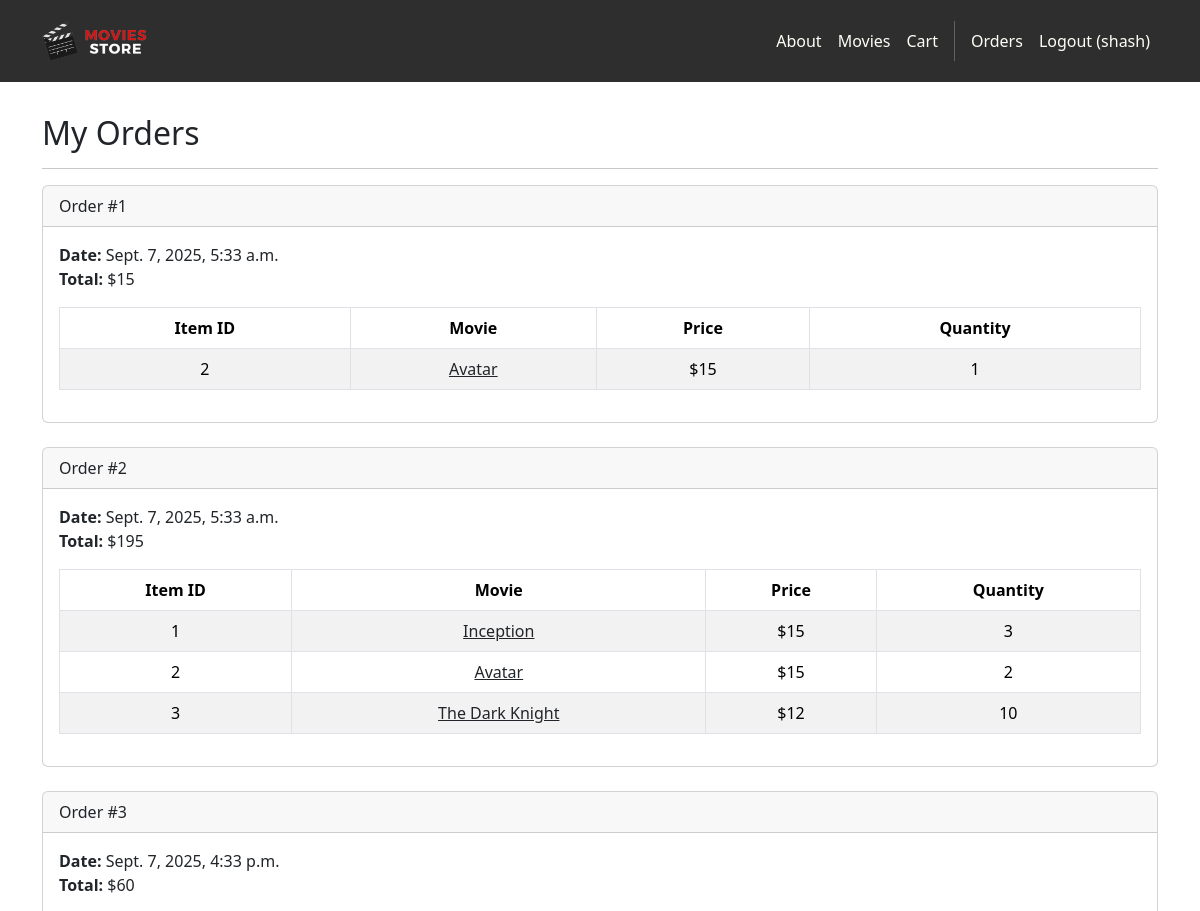
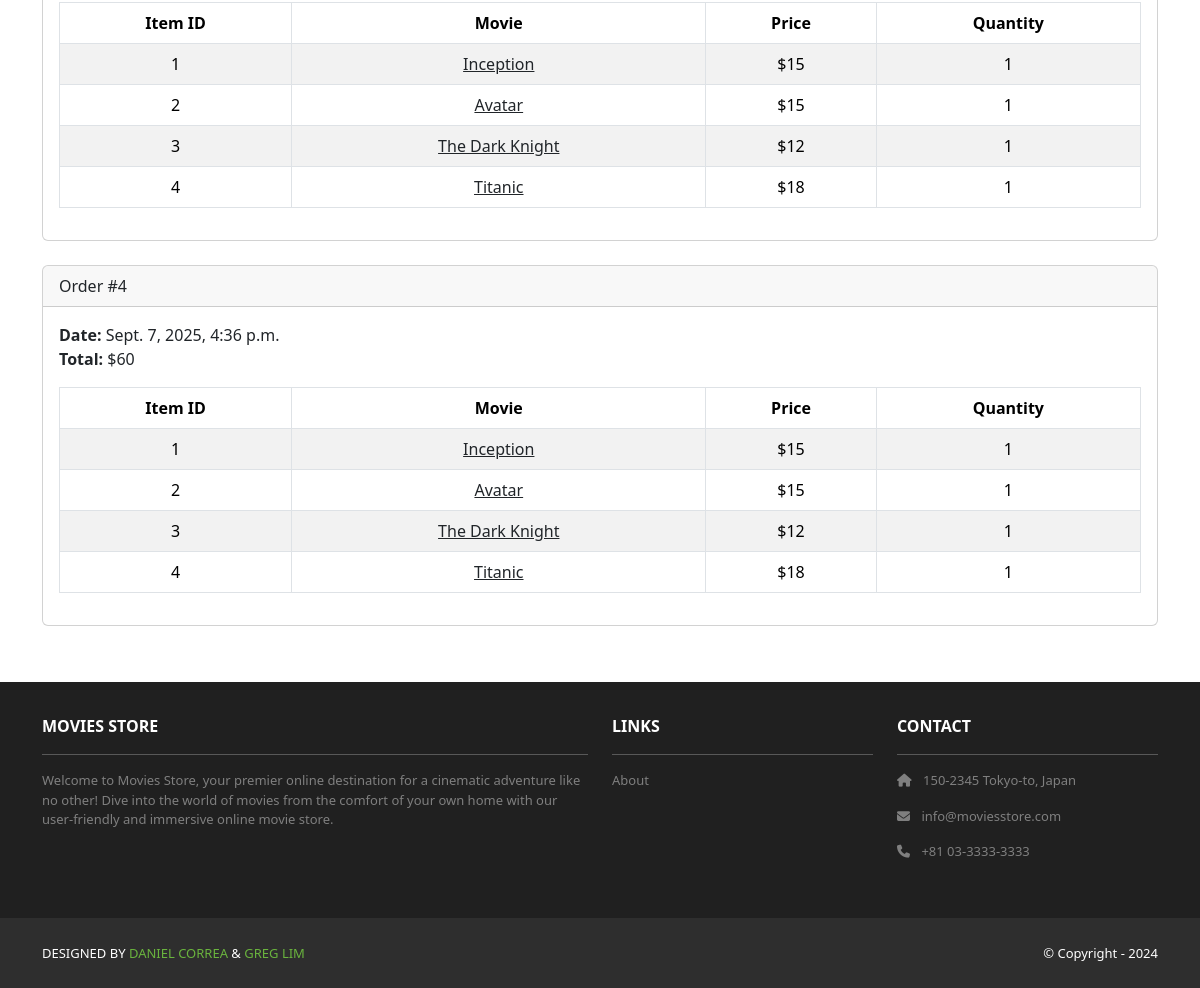
Page /accounts/orders/ (signed in) on the committed database (2 pictures, top to bottom).
### cart/models.py (models this page shows, shortened)
class Order(models.Model):
    id = models.AutoField(primary_key=True)
    total = models.IntegerField()
    date = models.DateTimeField(auto_now_add=True)
    user = models.ForeignKey(User, on_delete=models.CASCADE)

class Item(models.Model):
    id = models.AutoField(primary_key=True)
    price = models.IntegerField()
    quantity = models.IntegerField()
    order = models.ForeignKey(Order, on_delete=models.CASCADE)
    movie = models.ForeignKey(Movie, on_delete=models.CASCADE)

### movies/models.py (models this page shows, shortened)
class Movie(models.Model):
    id = models.AutoField(primary_key=True)
    name = models.CharField(max_length=255)
    price = models.IntegerField()
    description = models.TextField()
    image = models.ImageField(upload_to='movie_images/')

### accounts/views.py (the view)
# urls.py: path('orders/', views.orders, name='accounts.orders'),
@login_required
def orders(request):
    template_data = {}
    template_data['title'] = 'Orders'
    template_data['orders'] = request.user.order_set.all()
    return render(request, 'accounts/orders.html', {'template_data': template_data})

### accounts/templates/accounts/orders.html
{% extends 'base.html' %}
{% block content %}
<div class="p-3">
  <div class="container">
    <div class="row mt-3">
      <div class="col mx-auto mb-3">
        <h2>My Orders</h2>
        <hr />
        {% for order in template_data.orders %}
        <div class="card mb-4">
          <div class="card-header">
            Order #{{ order.id }}
          </div>
          <div class="card-body">
            <b>Date:</b> {{ order.date }}<br />
            <b>Total:</b> ${{ order.total }}<br />
            <table class="table table-bordered table-striped text-center mt-3">
              <thead>
                <tr>
                  <th scope="col">Item ID</th>
                  <th scope="col">Movie</th>
                  <th scope="col">Price</th>
                  <th scope="col">Quantity</th>
                </tr>
              </thead>
              <tbody>
                {% for item in order.item_set.all %}
                <tr>
                  <td>{{ item.movie.id }}</td>
                  <td>
                    <a class="link-dark" href="{% url 'movies.show' id=item.movie.id %}">
                      {{ item.movie.name }}
                    </a>
                  </td>
                  <td>${{ item.movie.price }}</td>
                  <td>{{ item.quantity }}</td>
                </tr>
                {% endfor %}
              </tbody>
            </table>
          </div>
        </div>
        {% endfor %}
      </div>
    </div>
  </div>
</div>
{% endblock content %}

### moviesstore/templates/base.html (shortened to what this page needs)
<!DOCTYPE html>
<html>
  {% load static %}
  <head>
    <link href="https://cdn.jsdelivr.net/npm/bootstrap@5.3.3/dist/css/bootstrap.min.css" rel="stylesheet">
    <link rel="stylesheet" href="https://cdnjs.cloudflare.com/ajax/libs/font-awesome/6.1.1/css/all.min.css">
    <link rel="stylesheet" type="text/css" href="{% static 'css/style.css' %}">
  </head>
  <body>
    <nav class="p-3 navbar navbar-dark bg-dark navbar-expand-lg">
      <div class="container">
        <a class="navbar-brand" href="{% url 'home.index' %}">
          <img src="{% static 'img/logo.png' %}" alt="logo" height="40" />
        </a>
        <div class="collapse navbar-collapse" id="navbarNavAltMarkup">
          <div class="navbar-nav ms-auto navbar-ml">
            <a class="nav-link" href="{% url 'home.about' %}">About</a>
            <a class="nav-link" href="{% url 'movies.index' %}">Movies</a>
            <a class="nav-link" href="{% url 'cart.index' %}">Cart</a>
            {% if user.is_authenticated %}
            <a class="nav-link" href="{% url 'accounts.orders' %}">Orders</a>
            <a class="nav-link" href="{% url 'accounts.logout' %}">Logout ({{ user.username }})</a>
            {% else %}
            <a class="nav-link" href="{% url 'accounts.login' %}">Login</a>
            <a class="nav-link" href="{% url 'accounts.signup' %}">Sign Up</a>
            {% endif %}
          </div>
        </div>
      </div>
    </nav>
    <div>
      {% block content %}
      {% endblock content %}
    </div>
    <section class="p-3 ms-footer d-none d-md-block">
      <div class="container">
        <div class="row mt-3 text-white">
          <div class="col-md-6 col-lg-6 col-xl-6 mx-auto mb-4">
            <b>MOVIES STORE</b>
            <hr />
            <p>Welcome to Movies Store, your premier online destination for a cinematic
              adventure like no other! Dive into the world of movies from the comfort of your own home with our user-friendly
              and immersive online movie store.</p>
          </div>
          <div class="col-md-3 col-lg-3 col-xl-3 mx-auto mb-4">
            <b>LINKS</b>
            <hr />
            <p><a class="nav-link" href="{% url 'home.about' %}">About</a></p>
          </div>
          <div class="col-md-3 col-lg-3 col-xl-3 mx-auto mb-4">
            <b>CONTACT</b>
            <hr />
            <p><i class="fas fa-home me-2"></i> 150-2345 Tokyo-to, Japan</p>
            <p><i class="fas fa-envelope me-2"></i> info@moviesstore.com</p>
            <p><i class="fas fa-phone me-2"></i> +81 03-3333-3333</p>
          </div>
        </div>
      </div>
    </section>
    <section class="p-3 ms-footer-bottom bg-dark">
      <div class="container d-flex justify-content-between">
        <div class="me-5 text-white">
          <span>DESIGNED BY <a href="https://www.x.com/danielgarax" target="_blank">DANIEL CORREA</a> &
            <a href="https://www.x.com/greglim81" target="_blank">GREG LIM</a>
          </span>
        </div>
        <div class="text-white">
          <span>© Copyright - 2024</span>
        </div>
      </div>
    </section>
  </body>
</html>

### moviesstore/static/css/style.css (style rules this page uses)
.navbar a.nav-link { color: #FFFEF6 !important; }
.bg-dark { background-color: #2E2E2E !important; }
.ms-footer { background-color: #202020; }
.ms-footer p { color: #7F7F7F; font-size: 13px; }
.ms-footer-bottom span { font-size: 13px; line-height: 38px; }
.ms-footer-bottom a { color: #6ab43e; text-decoration: none; }

### rows in the picture
Order: id "1", date "Sept. 7, 2025, 5:33 a.m.", total "15"
Item: movie.id "2", movie.name "Avatar", movie.price "15", quantity "1"
Order: id "2", date "Sept. 7, 2025, 5:33 a.m.", total "195"
Item: movie.id "1", movie.name "Inception", movie.price "15", quantity "3"
Item: movie.id "2", movie.name "Avatar", movie.price "15", quantity "2"
Item: movie.id "3", movie.name "The Dark Knight", movie.price "12", quantity "10"
Order: id "3", date "Sept. 7, 2025, 4:33 p.m.", total "60"
Item: movie.id "1", movie.name "Inception", movie.price "15", quantity "1"
Item: movie.id "2", movie.name "Avatar", movie.price "15", quantity "1"
Item: movie.id "3", movie.name "The Dark Knight", movie.price "12", quantity "1"
Item: movie.id "4", movie.name "Titanic", movie.price "18", quantity "1"
Order: id "4", date "Sept. 7, 2025, 4:36 p.m.", total "60"
Item: movie.id "1", movie.name "Inception", movie.price "15", quantity "1"
Item: movie.id "2", movie.name "Avatar", movie.price "15", quantity "1"
Item: movie.id "3", movie.name "The Dark Knight", movie.price "12", quantity "1"
Item: movie.id "4", movie.name "Titanic", movie.price "18", quantity "1"

### other values in the picture
{{ user.username }} "shash"
